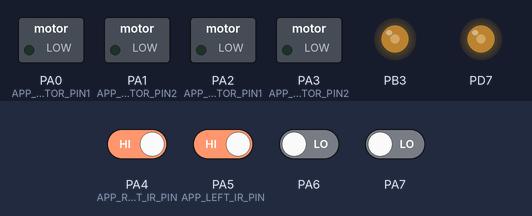
A program run on a simulated ATmega32, built with avr-gcc and emulated at 8 MHz. On the bench: switched loads named in the program (green lamp = pin HIGH), output pins drawn as LEDs (lit = HIGH). Inputs (shaded band) come from the test bench; at power-on: PA4 (APP_RIGHT_IR_PIN), PA5 (APP_LEFT_IR_PIN) HIGH, PA6, PA7 LOW.

Above: at 0.1 s.
2.9 s: PA4 (APP_RIGHT_IR_PIN) driven LOW
At 4.1 s:
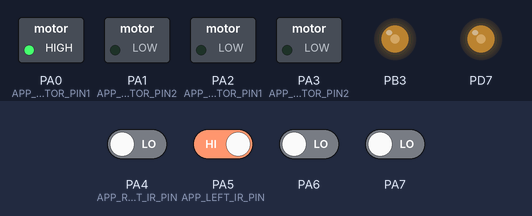
4.8 s: PA4 (APP_RIGHT_IR_PIN) driven HIGH
At 6.17 s:
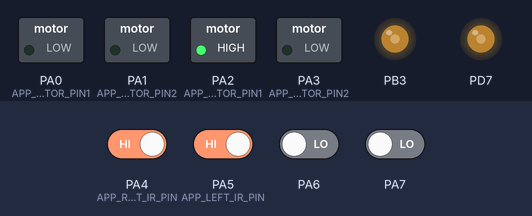
7.8 s: PA5 (APP_LEFT_IR_PIN) driven LOW
At 9.2 s:
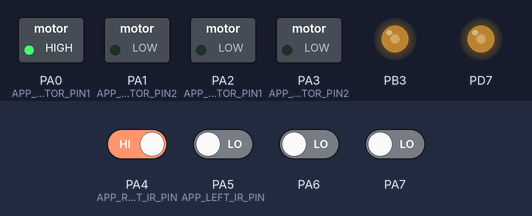
9.5 s: PA5 (APP_LEFT_IR_PIN) driven HIGH
At 10.4 s:
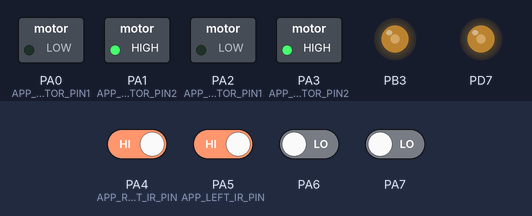
Timing chart, 0 to 13.0 s (numbered marks = the images above; inputs shaded):
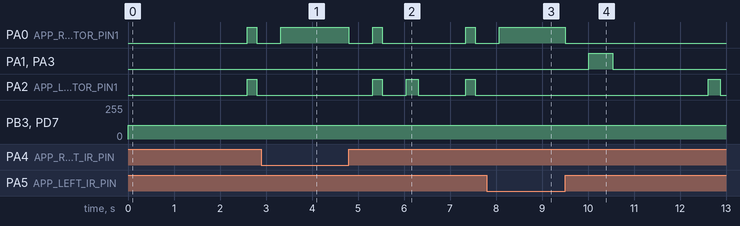

The program:

main.c
```c
#include <util/delay.h>

#include "STD_TYPES.h"
#include "BIT_MATH.h"

#include "DIO_interface.h"
#include "PORT_interface.h"
#include "TIMER0_interface.h"
#include "TIMER2_interface.h"

#include "DCM_interface.h"
#include "IR_interface.h"

#include "APP_interface.h"

void main(void)
{
	PORT_voidInit();
	TIMER0_voidInit();
	TIMER2_voidInit();

	/*	APP_voidStop();
	_delay_ms(2000);*/


	while (1)
	{
		APP_voidStop();
		_delay_ms(2000);

		APP_u8GoToXY(1,2);

		APP_voidMoveBackward();
		_delay_ms(500);
		APP_voidStop();

		_delay_ms(2000);

		APP_u8GoToXY(0,0);
	}
}
```

APP_interface.h
```c
/******************************************************************/
/*****************    Author: Matthew Maged    ********************/
/*****************    Layer: APP               ********************/
/*****************    SWC:   LINE_FOLLOWING    ********************/
/*****************    Version: 1.00            ********************/
/******************************************************************/
/******************************************************************/


#ifndef APP_INTERFACE_H_
#define APP_INTERFACE_H_

void APP_voidMoveForward(void);

void APP_voidMoveBackward(void);

void APP_voidTurnRight(void);

void APP_voidTurnLeft(void);

void APP_voidStop(void);

u8 APP_u8GetRightIRState(void);

u8 APP_u8GetLeftIRState(void);

u8 APP_u8GoToLine(u8 Copy_u8LineNumber);

void APP_voidFollowLine(void);

void APP_voidRotateRight90(void);

void APP_voidRotateLeft90(void);

void APP_voidRotateDown180(void);

void APP_voidMoveStep(void);

u8 APP_u8GoToXY(s8 Copy_s8CoordinateX, s8 Copy_s8CoordinateY);

#endif
```

APP_program.c
```c
/******************************************************************/
/*****************    Author: Matthew Maged    ********************/
/*****************    Layer: APP               ********************/
/*****************    SWC:   LINE_FOLLOWING    ********************/
/*****************    Version: 1.00            ********************/
/******************************************************************/
/******************************************************************/

#include <util/delay.h>

#include "STD_TYPES.h"

#include "DIO_interface.h"
#include "TIMER0_interface.h"
#include "TIMER2_interface.h"

#include "IR_interface.h"
#include "DCM_interface.h"

#include "APP_interface.h"
#include "APP_private.h"
#include "APP_config.h"

static u8 APP_u8StopFlag = 0;

void APP_voidMoveForward(void)
{
	DCM_voidRotateCcw(APP_RIGHT_MOTOR_PORT, APP_RIGHT_MOTOR_PIN1, APP_RIGHT_MOTOR_PIN2);
	DCM_voidRotateCcw(APP_LEFT_MOTOR_PORT, APP_LEFT_MOTOR_PIN1, APP_LEFT_MOTOR_PIN2);
}

void APP_voidMoveBackward(void)
{
	DCM_voidRotateCw(APP_RIGHT_MOTOR_PORT, APP_RIGHT_MOTOR_PIN1, APP_RIGHT_MOTOR_PIN2);
	DCM_voidRotateCw(APP_LEFT_MOTOR_PORT, APP_LEFT_MOTOR_PIN1, APP_LEFT_MOTOR_PIN2);
}

void APP_voidTurnRight(void)
{
	DCM_voidRotateCcw(APP_LEFT_MOTOR_PORT, APP_LEFT_MOTOR_PIN1, APP_LEFT_MOTOR_PIN2);
	DCM_voidStop(APP_RIGHT_MOTOR_PORT, APP_RIGHT_MOTOR_PIN1, APP_RIGHT_MOTOR_PIN2);
}

void APP_voidTurnLeft(void)
{
	DCM_voidRotateCcw(APP_RIGHT_MOTOR_PORT, APP_RIGHT_MOTOR_PIN1, APP_RIGHT_MOTOR_PIN2);
	DCM_voidStop(APP_LEFT_MOTOR_PORT, APP_LEFT_MOTOR_PIN1, APP_LEFT_MOTOR_PIN2);
}

void APP_voidStop(void)
{
	DCM_voidStop(APP_RIGHT_MOTOR_PORT, APP_RIGHT_MOTOR_PIN1, APP_RIGHT_MOTOR_PIN2);
	DCM_voidStop(APP_LEFT_MOTOR_PORT, APP_LEFT_MOTOR_PIN1, APP_LEFT_MOTOR_PIN2);
}

u8 APP_u8GetRightIRState(void)
{
	u8 Local_u8Status = 0;
	IR_u8GetStatus(APP_RIGHT_IR_PORT, APP_RIGHT_IR_PIN, &Local_u8Status);
	return Local_u8Status;
}

u8 APP_u8GetLeftIRState(void)
{
	u8 Local_u8Status = 0;
	IR_u8GetStatus(APP_LEFT_IR_PORT, APP_LEFT_IR_PIN, &Local_u8Status);
	return Local_u8Status;
}

void APP_voidFollowLine(void)
{
	if ((APP_u8GetRightIRState() == IR_OBJ_DETECTED) && (APP_u8GetLeftIRState() == IR_OBJ_DETECTED))
	{
		APP_voidMoveForward();
	}
	else if ((APP_u8GetRightIRState() == IR_OBJ_DETECTED) && (APP_u8GetLeftIRState() == IR_OBJ_NOT_DETECTED))
	{
		APP_voidTurnLeft();
	}
	else if ((APP_u8GetRightIRState() == IR_OBJ_NOT_DETECTED) && (APP_u8GetLeftIRState() == IR_OBJ_DETECTED))
	{
		APP_voidTurnRight();
	}
	else if ((APP_u8GetRightIRState() == IR_OBJ_NOT_DETECTED) && (APP_u8GetLeftIRState() == IR_OBJ_NOT_DETECTED))
	{
		APP_voidStop();
		_delay_ms(APP_STOP_DELAY_MS);
		APP_voidMoveStep();
		APP_u8StopFlag = 1;
	}
}

void APP_voidRotateRight90(void)
{
	//TIMER2_voidSetCompareValue(180);
	APP_voidTurnRight(); //To make sure it's not on a black line*/
	_delay_ms(APP_ROTATE_RIGHT_90_DELAY_MS);
	while(APP_u8GetRightIRState() == IR_OBJ_DETECTED)
	{
		APP_voidTurnRight();
	}
	/*TIMER2_voidSetCompareValue(155);*/
	APP_voidStop();
	_delay_ms(APP_STOP_DELAY_MS);

}

void APP_voidRotateLeft90(void)
{
//	TIMER0_voidSetCompareValue(180);
	APP_voidTurnLeft(); //To make sure it's not on a black line
	_delay_ms(APP_ROTATE_LEFT_90_DELAY_MS);
	while(APP_u8GetLeftIRState() == IR_OBJ_DETECTED)
	{
		APP_voidTurnLeft();
	}
	/*TIMER0_voidSetCompareValue(150);*/
	//_delay_ms(50);
	APP_voidStop();
	_delay_ms(APP_STOP_DELAY_MS);
}

void APP_voidRotateDown180(void)
{
	u8 Local_u8Counter;
	for(Local_u8Counter = 0; Local_u8Counter < 2; Local_u8Counter++)
	{
		APP_voidRotateRight90();
	}

	/*APP_voidTurnRight();
	_delay_ms(APP_ROTATE_DOWN_180_DELAY_MS);
	APP_voidStop();
	_delay_ms(APP_STOP_DELAY_MS);*/
}

void APP_voidMoveStep(void)
{
	APP_voidMoveForward();
	_delay_ms(APP_MOVE_STEP_DELAY_MS);
	APP_voidStop();
	_delay_ms(APP_STOP_DELAY_MS);
}

u8 APP_u8GoToXY(s8 Copy_s8CoordinateX, s8 Copy_s8CoordinateY)
{
	u8 Local_u8ErrorState = OK;
	s8 Local_s8Counter = 0;
	s8 Local_s8StepsX = 0;
	s8 Local_s8StepsY = 0;

	static s8 Local_s8CurrentX = 0;
	static s8 Local_s8CurrentY = 0;

	Local_s8StepsX = Copy_s8CoordinateX - Local_s8CurrentX;
	Local_s8StepsY = Copy_s8CoordinateY - Local_s8CurrentY;


	if((Copy_s8CoordinateX > 0) && (Copy_s8CoordinateY > 0))
	{
		for(Local_s8Counter = 0; Local_s8Counter<Local_s8StepsY; Local_s8Counter++)
		{
			APP_u8StopFlag = 0;
			while(APP_u8StopFlag == 0)
			{
				APP_voidFollowLine();
			}
		}
		APP_voidRotateRight90();
		for(Local_s8Counter = 0; Local_s8Counter<Local_s8StepsX; Local_s8Counter++)
		{
			APP_u8StopFlag = 0;
			while(APP_u8StopFlag == 0)
			{
				APP_voidFollowLine();
			}
		}
		APP_voidRotateLeft90();
	}

	else if((Copy_s8CoordinateX <= 0) && (Copy_s8CoordinateY <= 0))
	{
		APP_voidRotateDown180();

		for(Local_s8Counter = Local_s8StepsY; Local_s8Counter != 0; Local_s8Counter++)
		{
			APP_u8StopFlag = 0;
			while(APP_u8StopFlag == 0)
			{
				APP_voidFollowLine();
			}
		}

		APP_voidRotateRight90();
		for(Local_s8Counter = Local_s8StepsX; Local_s8Counter != 0; Local_s8Counter++)
		{
			APP_u8StopFlag = 0;
			while(APP_u8StopFlag == 0)
			{
				APP_voidFollowLine();
			}
		}
		APP_voidRotateRight90();
	}

	Local_s8CurrentX = Copy_s8CoordinateX;
	Local_s8CurrentY = Copy_s8CoordinateY;

	return Local_u8ErrorState;
}

u8 APP_u8GoToLine(u8 Copy_u8LineNumber)
{
	u8 Local_u8Counter;
	u8 Local_u8ErrorState = OK;
	if(Copy_u8LineNumber <= 3)
	{
		for(Local_u8Counter = 0; Local_u8Counter != Copy_u8LineNumber; Local_u8Counter++)
		{
			while(APP_u8GetLeftIRState() == IR_OBJ_DETECTED)
			{
				APP_voidTurnLeft();
			}
			_delay_ms(50);
			APP_voidStop();
			_delay_ms(3000);
		}
	}
	else
	{
		Local_u8ErrorState = NOK;
	}
	return Local_u8ErrorState;
}
```

DCM_interface.h
```c
/******************************************************************/
/*****************    Author: Matthew Maged    ********************/
/*****************    Layer: HAL               ********************/
/*****************    SWC:   DC_MOTOR          ********************/
/*****************    Version: 1.00            ********************/
/******************************************************************/
/******************************************************************/

#ifndef DCM_INTERFACE_H_
#define DCM_INTERFACE_H_

#define PRE_BUILD_CONFIG          1
#define POST_BUILD_CONFIG         2

/*Options: PRE_BUILD_CONFIG: Serves only one motor
 *         POST_BUILD_CONFIG: Serves multiple motors*/

#define BUILD_CONFIG             POST_BUILD_CONFIG

#if BUILD_CONFIG == PRE_BUILD_CONFIG

void DCM_voidRotateCw(void);

void DCM_voidRotateCcw(void);

void DCM_voidStop(void);

#elif BUILD_CONFIG == POST_BUILD_CONFIG

void DCM_voidRotateCw(u8 Copy_u8DCM_PORT,u8 Copy_u8DCM_FirstPin,u8 Copy_u8DCM_SecondPin);

void DCM_voidRotateCcw(u8 Copy_u8DCM_PORT,u8 Copy_u8DCM_FirstPin,u8 Copy_u8DCM_SecondPin);

void DCM_voidStop(u8 Copy_u8DCM_PORT,u8 Copy_u8DCM_FirstPin,u8 Copy_u8DCM_SecondPin);

#endif

#endif
```

DCM_program.c
```c
/******************************************************************/
/*****************    Author: Matthew Maged    ********************/
/*****************    Layer: HAL               ********************/
/*****************    SWC:   DC_MOTOR          ********************/
/*****************    Version: 1.00            ********************/
/******************************************************************/
/******************************************************************/
#include "STD_TYPES.h"

#include "DIO_interface.h"

#include "DCM_private.h"
#include "DCM_config.h"
#include "DCM_interface.h"


#if BUILD_CONFIG == PRE_BUILD_CONFIG

void DCM_voidRotateCw(void){
	DIO_u8SetPinValue(DCM_PORT,DCM_FIRST_PIN,DIO_u8PIN_LOW);
	DIO_u8SetPinValue(DCM_PORT,DCM_SECOND_PIN,DIO_u8PIN_HIGH);
}


void DCM_voidRotateCcw(void){
	DIO_u8SetPinValue(DCM_PORT,DCM_SECOND_PIN,DIO_u8PIN_LOW);
	DIO_u8SetPinValue(DCM_PORT,DCM_FIRST_PIN,DIO_u8PIN_HIGH);
}


void DCM_voidStop(void){
	DIO_u8SetPinValue(DCM_PORT,DCM_FIRST_PIN,DIO_u8PIN_LOW);
	DIO_u8SetPinValue(DCM_PORT,DCM_SECOND_PIN,DIO_u8PIN_LOW);
}


#elif BUILD_CONFIG == POST_BUILD_CONFIG

void DCM_voidRotateCw(u8 Copy_u8DCM_PORT,u8 Copy_u8DCM_FirstPin,u8 Copy_u8DCM_SecondPin){
	DIO_u8SetPinValue(Copy_u8DCM_PORT,Copy_u8DCM_FirstPin,DIO_u8PIN_LOW);
	DIO_u8SetPinValue(Copy_u8DCM_PORT,Copy_u8DCM_SecondPin,DIO_u8PIN_HIGH);
}

void DCM_voidRotateCcw(u8 Copy_u8DCM_PORT,u8 Copy_u8DCM_FirstPin,u8 Copy_u8DCM_SecondPin){
	DIO_u8SetPinValue(Copy_u8DCM_PORT,Copy_u8DCM_SecondPin,DIO_u8PIN_LOW);
	DIO_u8SetPinValue(Copy_u8DCM_PORT,Copy_u8DCM_FirstPin,DIO_u8PIN_HIGH);
}

void DCM_voidStop(u8 Copy_u8DCM_PORT,u8 Copy_u8DCM_FirstPin,u8 Copy_u8DCM_SecondPin){
	DIO_u8SetPinValue(Copy_u8DCM_PORT,Copy_u8DCM_FirstPin,DIO_u8PIN_LOW);
	DIO_u8SetPinValue(Copy_u8DCM_PORT,Copy_u8DCM_SecondPin,DIO_u8PIN_LOW);
}

#endif
```

IR_interface.h
```c
/******************************************************************/
/******************************************************************/
/*****************    Author: Matthew Maged    ********************/
/*****************    Layer: HAL               ********************/
/*****************    SWC:   IR_Sensor         ********************/
/*****************    Version: 1.00            ********************/
/******************************************************************/
/******************************************************************/

#ifndef IR_INTERFACE_H_
#define IR_INTERFACE_H_

#define IR_OBJ_DETECTED          2
#define IR_OBJ_NOT_DETECTED      3

/*Description: Outputs: IR_OBJ_DETECTED if there is an object within the determined distance
 * by the potentiometer, IR_OBJ_NOT_DETECTED "Black-line is detected" otherwise.
 * It also returns an error state.
 *
 *Inputs: IR_Port: The specific port for the OUTPUT PIN in the IR
 *        IR_Pin:  Input pin
 *        StatusValue: IR_OBJ_DETECTED if there is an object within the determined distance
 *                     by the potentiometer, IR_OBJ_NOT_DETECTED otherwise.
 *Note: Set the pins direction and initial values in PORT_config.h
 */
u8 IR_u8GetStatus(u8 Copy_u8IR_Port, u8 Copy_u8IR_Pin, u8* Copy_u8StatusValue);


#endif
```

IR_program.c
```c
/******************************************************************/
/******************************************************************/
/*****************    Author: Matthew Maged    ********************/
/*****************    Layer: HAL               ********************/
/*****************    SWC:   IR_Sensor         ********************/
/*****************    Version: 1.00            ********************/
/******************************************************************/
/******************************************************************/

#include "STD_TYPES.h"

#include "DIO_interface.h"

#include "IR_interface.h"
#include "IR_config.h"
#include "IR_private.h"


u8 IR_u8GetStatus(u8 Copy_u8IR_Port, u8 Copy_u8IR_Pin, u8* Copy_u8StatusValue){
	u8 Local_u8ErrorState;
	Local_u8ErrorState = DIO_u8GetPinValue(Copy_u8IR_Port, Copy_u8IR_Pin, Copy_u8StatusValue);
	if(*Copy_u8StatusValue == DIO_u8PIN_LOW)
		*Copy_u8StatusValue = IR_OBJ_DETECTED;     /*No black line*/
	else if (*Copy_u8StatusValue == DIO_u8PIN_HIGH)
		*Copy_u8StatusValue = IR_OBJ_NOT_DETECTED; /*There is a black line*/
	return Local_u8ErrorState;
}
```

TIMER0_interface.h
```c
/******************************************************************/
/******************************************************************/
/*****************    Author: Matthew Maged    ********************/
/*****************    Layer: MCAL              ********************/
/*****************    SWC:   TIMER             ********************/
/*****************    Version: 1.00            ********************/
/******************************************************************/
/******************************************************************/

#ifndef TIMER_INTERFACE_H_
#define TIMER_INTERFACE_H_

#define TIMER0_NORMAL                                              1
#define TIMER0_PWM_PHASE_CORRECT                                   2
#define TIMER0_CLR_ON_COMP                                         3
#define TIMER0_FAST_PWM                                            4

#define TIMER0_PWM_INVERTING                                       5
#define TIMER0_PWM_NON_INVERTING                                   6

#define TIMER0_PRES_STOPPED                                        0
#define TIMER0_PRES_NO_PRESCALING                                  1
#define TIMER0_PRES_8                                              2
#define TIMER0_PRES_64                                             3
#define TIMER0_PRES_256                                            4
#define TIMER0_PRES_1024                                           5
#define TIMER0_EXTERNAL_CLK_T0_ON_FALLING_EDGE                     6
#define TIMER0_EXTERNAL_CLK_T0_ON_RISING_EDGE                      7

#define TIMER0_OVERFLOW_INT                                        10
#define TIMER0_COMP_MATCH_INT                                      11

void TIMER0_voidInit(void);

/*Options:
 * TIMER0_PRES_STOPPED
 * TIMER0_PRES_NO_PRESCALING
 * TIMER0_PRES_8
 * TIMER0_PRES_64
 * TIMER0_PRES_256
 * TIMER0_PRES_1024
 * TIMER0_EXTERNAL_CLK_T0_ON_FALLING_EDGE
 * TIMER0_EXTERNAL_CLK_T0_ON_RISING_EDGE
 * */
u8 TIMER0_u8SetPrescaler(u8 Copy_u8PrescalerOption);

void TIMER0_voidStopTimer0(void);

void TIMER0_voidSetCompareValue(u8 Local_u8CompareValue);

/*Inputs: Local_u32DutyCycle_ms: DutyCycle in percentage, Examples: 1, 2, 3, ..., 100
 *
 *        Copy_u8Timer0WaveMode: TIMER0_PWM_PHASE_CORRECT
 *                               TIMER0_FAST_PWM
 *
 *        Copy_u8PwmType:        TIMER0_PWM_INVERTING
 *                               TIMER0_PWM_NON_INVERTING
 * */
u8 TIMER0_u8SetPwmDutyCycle(u8 Copy_u32DutyCycle,u8 Copy_u8Timer0WaveMode,u8 Copy_u8PwmType);

/*Inputs: Copy_u8InterruptType:  TIMER0_OVERFLOW_INT
 *                               TIMER0_COMP_MATCH_INT
 * */
u8 TIMER0_u8IntEnable(u8 Copy_u8InterruptType);

u8 TIMER0_u8IntDisable(u8 Copy_u8InterruptType);

u8 TIMER0_u8SetCallBack(void (*Copy_pvCallBackFunc)(void));


#endif
```

TIMER2_interface.h
```c
#ifndef TIMER2_INTERFACE_H_
#define TIMER2_INTERFACE_H_


#define TIMER2_NORMAL                                              1
#define TIMER2_PWM_PHASE_CORRECT                                   2
#define TIMER2_CLR_ON_COMP                                         3
#define TIMER2_FAST_PWM                                            4

#define TIMER2_PWM_INVERTING                                       5
#define TIMER2_PWM_NON_INVERTING                                   6

#define TIMER2_PRES_STOPPED                                        0
#define TIMER2_PRES_NO_PRESCALING                                  1
#define TIMER2_PRES_8                                              2
#define TIMER2_PRES_64                                             3
#define TIMER2_PRES_256                                            4
#define TIMER2_PRES_1024                                           5
#define TIMER2_EXTERNAL_CLK_T0_ON_FALLING_EDGE                     6
#define TIMER2_EXTERNAL_CLK_T0_ON_RISING_EDGE                      7

#define TIMER2_OVERFLOW_INT                                        10
#define TIMER2_COMP_MATCH_INT                                      11


void TIMER2_voidInit(void);
void TIMER2_voidStopTimer2(void);
void TIMER2_voidSetCompareValue(u8 Copy_u8CompareValue);

/*Options:
 * TIMER2_PRES_STOPPED
 * TIMER2_PRES_NO_PRESCALING
 * TIMER2_PRES_8
 * TIMER2_PRES_64
 * TIMER2_PRES_256
 * TIMER2_PRES_1024
 * TIMER2_EXTERNAL_CLK_T0_ON_FALLING_EDGE
 * TIMER2_EXTERNAL_CLK_T0_ON_RISING_EDGE
 * */
u8   TIMER2_u8SetPrescaler(u8 Copy_u8PrescalerOption);

/*Inputs: Local_u32DutyCycle_ms: DutyCycle in percentage, Examples: 1, 2, 3, ..., 100
 *
 *        Copy_u8Timer0WaveMode: TIMER2_PWM_PHASE_CORRECT
 *                               TIMER2_FAST_PWM
 *
 *        Copy_u8PwmType:        TIMER2_PWM_INVERTING
 *                               TIMER2_PWM_NON_INVERTING
 * */
u8   TIMER2_u8SetPwmDutyCycle(u8 Copy_u32DutyCycle, u8 Copy_u8Timer0WaveMode, u8 Copy_u8PwmType);


/*Inputs: Copy_u8InterruptType:  TIMER2_OVERFLOW_INT
 *                               TIMER2_COMP_MATCH_INT
 * */
u8   TIMER2_u8IntEnable(u8 Copy_u8InterruptType);
u8   TIMER2_u8IntDisable(u8 Copy_u8InterruptType);

u8   TIMER2_u8SetCallBackCompMatch(void (*Copy_pvCallBackFunc)(void));
u8   TIMER2_u8SetCallBackOverflow(void (*Copy_pvCallBackFunc)(void));


#endif
```

DIO_config.h
```c

```

DIO_private.h
```c

```

Source omitted: TIMER0_program.c (5588 bytes), TIMER2_program.c (5127 bytes), APP_config.h (1481 bytes), DCM_config.h (745 bytes), IR_config.h (604 bytes), TIMER0_config.h (1966 bytes), TIMER2_config.h (1344 bytes), App_private.h (542 bytes), BIT_MATH.h (249 bytes), DCM_private.h (548 bytes), DIO_interface.h (1749 bytes), DIO_program.c (4085 bytes) and 12 more

Measured:
- after the input at 2.9 s, PA2 (APP_LEFT_MOTOR_PIN1): stays LOW (without the input it goes to HIGH after 0.94 s)
- after the input at 4.8 s, PA0 (APP_RIGHT_MOTOR_PIN1): goes LOW 0.52 s, HIGH 0.21 s, LOW 1.8 s, HIGH 0.21 s, then LOW, starting at once; PA2 (APP_LEFT_MOTOR_PIN1): goes HIGH 0.21 s, LOW 0.52 s, HIGH 0.26 s, LOW 1.0 s, HIGH 0.21 s, then LOW, starting after 0.52 s
- after the input at 7.8 s, PA0 (APP_RIGHT_MOTOR_PIN1): goes on until 8.1 s, then stays HIGH; PA1 (APP_RIGHT_MOTOR_PIN2), PA3 (APP_LEFT_MOTOR_PIN2): stays LOW (without the input it goes to HIGH after 1.0 s)
- after the input at 9.5 s, PA0 (APP_RIGHT_MOTOR_PIN1): HIGH → LOW at once; PA1 (APP_RIGHT_MOTOR_PIN2), PA3 (APP_LEFT_MOTOR_PIN2): LOW → HIGH after 0.52 s, → LOW 0.52 s later; PA2 (APP_LEFT_MOTOR_PIN1): LOW → HIGH after 3.1 s, → LOW 0.26 s later
